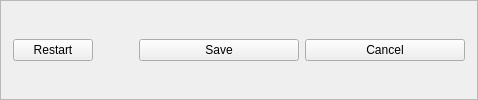
    <widget class="QFrame" name="ButtonBox">
     <property name="frameShape">
      <enum>QFrame::StyledPanel</enum>
     </property>
     <property name="frameShadow">
      <enum>QFrame::Raised</enum>
     </property>
     <layout class="QVBoxLayout" name="verticalLayout_7">
      <property name="leftMargin">
       <number>12</number>
      </property>
      <property name="topMargin">
       <number>16</number>
      </property>
      <property name="rightMargin">
       <number>12</number>
      </property>
      <property name="bottomMargin">
       <number>16</number>
      </property>
      <item>
       <layout class="QHBoxLayout" name="horizontalLayout_5">
        <item>
         <widget class="PushButton" name="PushButton_2">
          <property name="text">
           <string>Restart</string>
          </property>
         </widget>
        </item>
        <item>
         <spacer name="horizontalSpacer_7">
          <property name="orientation">
           <enum>Qt::Horizontal</enum>
          </property>
          <property name="sizeHint" stdset="0">
           <size>
            <width>40</width>
            <height>20</height>
           </size>
          </property>
         </spacer>
        </item>
        <item>
         <widget class="PrimaryPushButton" name="PrimaryPushButton">
          <property name="sizePolicy">
           <sizepolicy hsizetype="Minimum" vsizetype="Fixed">
            <horstretch>0</horstretch>
            <verstretch>0</verstretch>
           </sizepolicy>
          </property>
          <property name="minimumSize">
           <size>
            <width>160</width>
            <height>0</height>
           </size>
          </property>
          <property name="maximumSize">
           <size>
            <width>16777215</width>
            <height>16777215</height>
           </size>
          </property>
          <property name="text">
           <string>Save</string>
          </property>
         </widget>
        </item>
        <item>
         <widget class="PushButton" name="PushButton">
          <property name="sizePolicy">
           <sizepolicy hsizetype="Minimum" vsizetype="Fixed">
            <horstretch>0</horstretch>
            <verstretch>0</verstretch>
           </sizepolicy>
          </property>
          <property name="minimumSize">
           <size>
            <width>160</width>
            <height>0</height>
           </size>
          </property>
          <property name="maximumSize">
           <size>
            <width>16777215</width>
            <height>16777215</height>
           </size>
          </property>
          <property name="text">
           <string>Cancel</string>
          </property>
         </widget>
        </item>
       </layout>
      </item>
     </layout>
    </widget>
